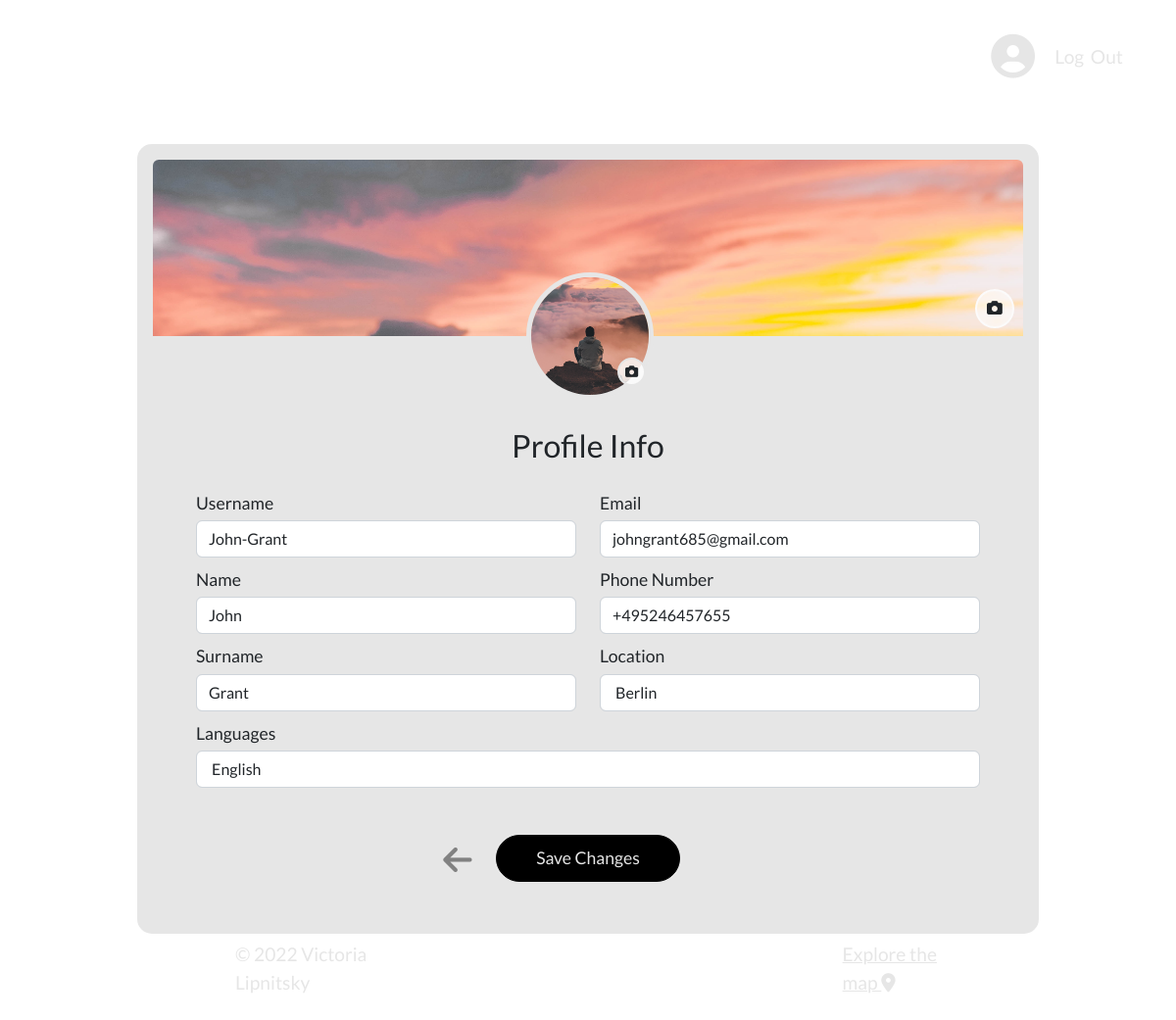
Page /profile/update (signed in) on the committed database.
### app/models.py (models this page shows, shortened)
class User(db.Model, UserMixin):
    __tablename__ = 'author'
    id = db.Column(db.Integer, primary_key=True)
    username = db.Column(db.String(20), unique=True, nullable=False)
    email = db.Column(db.String(120), unique=True, nullable=False)
    name = db.Column(db.String(20), unique=False, nullable=True, default=' ')
    surname = db.Column(db.String(20), unique=False, nullable=True, default=' ')
    phoneNumber = db.Column(db.String(15), unique=False, nullable=True, default=' ')
    location = db.Column(db.String(40), unique=False, nullable=True, default=' ')
    languages = db.Column(db.String(50), unique=False, nullable=True, default=' ')
    image_avatar_file = db.Column(db.String(20), nullable=False, default='default.jpg')
    image_bg_file = db.Column(db.String(20), nullable=False, default='default.jpg')
    password = db.Column(db.String(60), nullable=False)
    party = db.relationship('Party', backref='author', lazy=True)
    attending = db.relationship('Party', secondary=association_table, backref="followers")

### app/routes.py (the view)
@app.route("/profile/update", methods=['GET', 'POST'])
@login_required
def updateProfile():
    form = UpdateProfileForm()
    if form.validate_on_submit():
        if form.avatar_picture.data:
            avatar_file = save_avatar_picture(form.avatar_picture.data)
            current_user.image_avatar_file = avatar_file
        if form.bg_picture.data:
            bg_file = save_bg_picture(form.bg_picture.data)
            current_user.image_bg_file = bg_file
        current_user.username = form.username.data
        current_user.email = form.email.data
        current_user.name = form.name.data
        current_user.surname = form.surname.data
        current_user.phoneNumber = form.phoneNumber.data
        current_user.location = form.location.data
        current_user.languages = form.languages.data
        db.session.commit()
        flash('Your profile has been updated', 'success')
        return redirect(url_for('profile'))
    elif request.method == 'GET':
        form.username.data = current_user.username
        form.email.data = current_user.email
        form.name.data = current_user.name
        form.surname.data = current_user.surname
        form.phoneNumber.data = current_user.phoneNumber
        form.location.data = current_user.location
        form.languages.data = current_user.languages
    image_avatar_file = url_for('static', filename='profile_pics/' + current_user.image_avatar_file)
    image_bg_file = url_for('static', filename='profile_pics/' + current_user.image_bg_file)
    return render_template("updateProfile.html", title="Updating profile", image_avatar_file=image_avatar_file, image_bg_file=image_bg_file, form=form)

### app/models.py (called while the page is built)
@login_manager.user_loader
def load_user(user_id):
    return User.query.get(int(user_id))

### app/templates/updateProfile.html (shortened to what this page needs)
{% extends "layout.html" %}
{% block content %}
<div class="profile-container">
    <div class="content-section">
        <div id="imageBgPreview" class="profile-backg-img px-3 pb-3">
            <img class="rounded image-preview__image" src="{{ image_bg_file }}">
        </div>
        <div id="imageAvPreview" class="media d-flex flex-column align-items-center justify-content-center">
                <img class="rounded-circle ms-4 profile-img image-preview__image" src="{{ image_avatar_file }}">
        </div>
        <form class="profile-form" action="" method="POST" enctype="multipart/form-data">
            <fieldset class="row px-5 m-0 container-fluid d-flex justify-content-start">
                <label for="bg_picture">
                    <i class="fa-solid fa-camera edit-photo edit-photo-bg rounded-circle"></i>
                </label>
                <label for="avatar_picture">
                    <i class="fa-solid fa-camera edit-photo edit-photo-user rounded-circle"></i>
                </label>
                <legend class="pt-3 pb-2 p-0 text-center"><h2>Profile Info</h2></legend>
                <div class="col-lg-6">
                    {{ form.username.label(class="form-control-label pb-1") }}
                    {% if form.username.errors %}
                        {{ form.username(class="form-control is-invalid") }}
                        <div class="invalid-feedback">
                            {% for error in form.username.errors %}
                                <span>{{ error }}</span>
                            {% endfor %}
                        </div>
                    {% else %}
                        {{ form.username(class="form-control") }}
                    {% endif %}
                    {{ form.name.label(class="form-control-label pb-1") }}
                    {% if form.name.errors %}
                        {{ form.name(class="form-control is-invalid") }}
                        <div class="invalid-feedback">
                            {% for error in form.name.errors %}
                                <span>{{ error }}</span>
                            {% endfor %}
                        </div>
                    {% else %}
                        {{ form.name(class="form-control") }}
                    {% endif %}
                    {{ form.surname.label(class="form-control-label pb-1") }}
                    {% if form.surname.errors %}
                        {{ form.surname(class="form-control is-invalid") }}
                        <div class="invalid-feedback">
                            {% for error in form.surname.errors %}
                                <span>{{ error }}</span>
                            {% endfor %}
                        </div>
                    {% else %}
                        {{ form.surname(class="form-control") }}
                    {% endif %}
                </div>
                <div class="col-lg-6">
                    {{ form.email.label(class="form-control-label pb-1") }}
                    {% if form.email.errors %}
                        {{ form.email(class="form-control is-invalid") }}
                        <div class="invalid-feedback">
                            {% for error in form.email.errors %}
                                <span>{{ error }}</span>
                            {% endfor %}
                        </div>
                    {% else %}
                        {{ form.email(class="form-control") }}
                    {% endif %}
                    {{ form.phoneNumber.label(class="form-control-label pb-1") }}
                    {% if form.phoneNumber.errors %}
                        {{ form.phoneNumber(class="form-control is-invalid", id="phone") }}
                        <div class="invalid-feedback">
                            {% for error in form.phoneNumber.errors %}
                                <span>{{ error }}</span>
                            {% endfor %}
                        </div>
                    {% else %}
                        {{ form.phoneNumber(class="form-control", id="phone") }}
                    {% endif %}
                    {{ form.location.label(class="form-control-label pb-1") }}
                    {% if form.location.errors %}
                        {{ form.location(class="form-control is-invalid") }}
                        <div class="invalid-feedback">
                            {% for error in form.location.errors %}
                                <span>{{ error }}</span>
                            {% endfor %}
                        </div>
                    {% else %}
                        {{ form.location(class="form-control") }}
                    {% endif %}
                </div>
                <div>
                    {{ form.languages.label(class="form-control-label pb-1") }}
                    {% if form.languages.errors %}
                        {{ form.languages(class="form-control is-invalid") }}
                        <div class="invalid-feedback">
                            {% for error in form.languages.errors %}
                                <span>{{ error }}</span>
                            {% endfor %}
                        </div>
                    {% else %}
                        {{ form.languages(class="form-control") }}
                    {% endif %}
                </div>
            </fieldset>
            <div class="form-group pt-4 pb-4 mt-4 d-flex align-items-center justify-content-center">
                <a href="{{ url_for('profile') }}"><i class="fa-solid fa-arrow-left back-arrow"></i></a>
                {{ form.submit(class="btn btn-outline-info")}}
            </div>
        </form>
    </div>
</div>
<div class="container-fluid p-0 d-flex justify-content-between bottomInscription">
    <p>© 2022 Victoria Lipnitsky</p>
    <a href="{{ url_for('map') }}">Explore the map <i class="fa-solid fa-location-dot"></i></a>
</div>
{% endblock %}

### app/static/main.css (style rules this page uses)
* { box-sizing: border-box; }
:root { --fonts: rgb(230, 230, 230); --theQuestion: white; --darkButton: black; --border: rgb(129, 129, 129); --windowCol: 230,230,230; --profileWidth: calc(800px + 10vw); }
body { background-image: url(https://res.cloudinary.com/devqm7qmb/image/upload/q_50/v1664734048/StudyParty.jpg); background-size: cover; background-position: center; height: 100vh; width: 100vw; padding: 0; margin: 0; font-family: 'Lato', sans-serif; }
.bottomInscription { position: absolute; bottom: 1%; }
.bottomInscription p, .bottomInscription a { padding-left: 20vw; padding-right: 20vw; color: var(--fonts); font-size: 1.2em; margin-top: 1em; margin-bottom: 1em; }
fieldset { border: 0 none; }
legend { margin: 0 auto; padding-top: 65px; padding-bottom: 10px; font-size: 1.4em; }
input::placeholder { font-size: 0.9em; }
.profile-form .form-control-label { margin-top: 10px; }
.form-group .btn:not(.btn-file) { padding-top: 10px; padding-bottom: 10px; padding-left: 40px; padding-right: 40px; border-radius: 50px; font-size: 1em; color: var(--fonts); background-color: var(--darkButton); border: 1px solid var(--darkButton); margin-bottom: 40px; }
.profile-container { width: var(--profileWidth); height: fit-content; min-height: 70vh; max-height: 77vh; margin: 4.5vh auto; background-color: rgb(var(--windowCol)); font-size: 1.1em; border-radius: 15px; overflow-y: scroll; border-top: 1rem solid var(--fonts); }
.profile-backg-img { height: 180px; width: calc(800px + 10vw); overflow: hidden; }
.profile-backg-img img { height: auto; width: 100%; margin-right: 20px; }
.profile-img { object-fit: cover; height: 130px; width: 130px; margin-right: 20px; margin-top: -65px; margin-bottom: 12px; border: 5px solid rgb(var(--windowCol)); }
.edit-photo { font-size: 0.9em; }
.edit-photo-bg { margin-left: calc(10vw + 675px); top: -125px; padding: 10px; background-color: rgba(255, 255, 255, 0.6); border: 2px solid rgb(252, 251, 251); font-size: 0.9em; position: absolute; cursor: pointer; }
.edit-photo-user { margin-left: calc(5vw + 370px); top: -55px; padding: 6px; background-color: rgba(255, 255, 255, 0.8); border: 2px solid var(--fonts); font-size: 0.75em; position: absolute; cursor: pointer; }
.profile-form fieldset { position: relative; }
form.profile-form, .profile-container.party { position: relative; }
form.profile-form .back-arrow { color: var(--border); font-size: 1.9em; margin-left: calc(0.5vw - 60px); margin-top: -35px; position: absolute; }

### rows in the picture
User: username "John-Grant", name "John", surname "Grant", email "johngrant685@gmail.com", phoneNumber "+495246457655", location "Berlin", languages "English"
